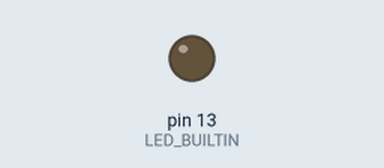
This sketch was run on a simulated Arduino Uno, built with avr-gcc and run on an emulated ATmega328P. Shown: output pins drawn as LEDs (lit = HIGH).

Above: at 0.3 s.
At 7.1 s:
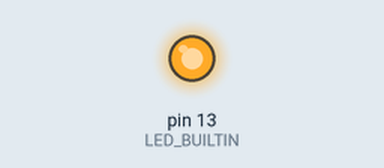
Timing chart, 0 to 9.8 s (numbered marks = the images above):
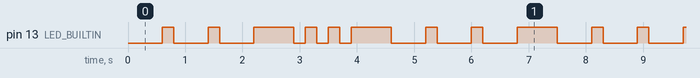

The sketch:

Blink_LED_Builtin_SOS.ino
```cpp
void setup() {
  // put your setup code here, to run once:
pinMode(LED_BUILTIN, OUTPUT);

}

void loop() {
  // put your main code here, to run repeatedly:
  s_morse();
  o_morse();
  s_morse();
}
void s_morse(){
  for (int i = 0; i < 3; i++){
    digitalWrite(LED_BUILTIN, LOW);
    delay(600);
    digitalWrite(LED_BUILTIN, HIGH);
    delay(200);
  }
  delay(500);
}

void o_morse(){
  for (int i = 0; i < 3; i++){
    digitalWrite(LED_BUILTIN, LOW);
    delay(200);
    digitalWrite(LED_BUILTIN, HIGH);
    delay(200);
  }
  delay(500);
}
```

Measured:
- by itself, pin 13 (LED_BUILTIN): repeats every 7.5 s: LOW 0.60 s, HIGH 0.20 s, LOW 0.60 s, HIGH 0.70 s, 2 × (LOW 0.20 s, HIGH 0.20 s), LOW 0.20 s, HIGH 0.70 s, 2 × (LOW 0.60 s, HIGH 0.20 s), LOW 0.60 s, HIGH 0.70 s, LOW 0.60 s, HIGH 0.20 s
- by itself, everything shown: repeats every 7.5 s, in 18 steps
